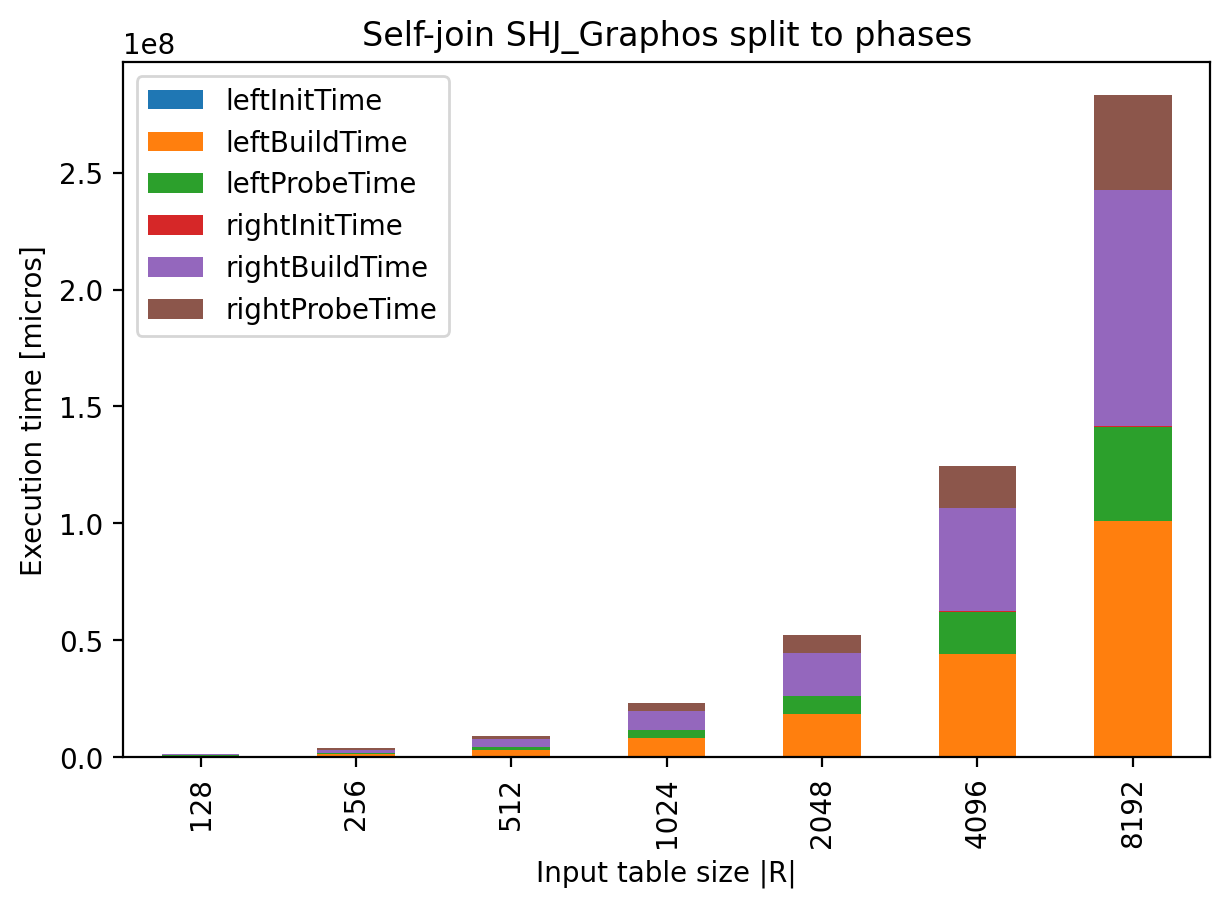

This chart was generated by the following Python code:
#!/usr/bin/python3
import os
import statistics
import subprocess

import numpy as np
import pandas as pd
from matplotlib import pyplot as plt
import seaborn as sns

import commons

import yaml

filename = os.path.basename(__file__)[:-3]
res_file = 'results/' + filename + '.csv'
img_file = 'results/'  + filename + '.png'


def join(algorithm, size, repetitions):
    print('Run self-join ' + algorithm + ' with size = ' + str(size) + ' ' + str(repetitions) + ' times')
    leftInitTimes = []
    leftBuildTimes = []
    leftProbeTimes = []
    rightInitTimes = []
    rightBuildTimes = []
    rightProbeTimes = []
    joinTotalTimes = []

    for i in range(repetitions):
        command = './app -a ' + algorithm + ' -r ' + str(size) + ' -s ' + str(size) + ' --self-join '
        # stdout = ''
        try:
            stdout = subprocess.check_output(command, cwd='../', shell=True, stderr=subprocess.DEVNULL) \
                .decode('utf-8')
        except subprocess.CalledProcessError as e:
            print("App error:\n", e.output)
            print(e.stdout)
            exit()
        print(stdout)
        for line in stdout.splitlines():
            if 'leftInitTime' in line:
                time = int(commons.escape_ansi(line.split(": ", 1)[1]))
                leftInitTimes.append(time)
            elif 'leftBuildTime' in line:
                time = int(commons.escape_ansi(line.split(": ", 1)[1]))
                leftBuildTimes.append(time)
            elif 'leftProbeTime' in line:
                time = int(commons.escape_ansi(line.split(": ", 1)[1]))
                leftProbeTimes.append(time)
            elif 'rightInitTime' in line:
                time = int(commons.escape_ansi(line.split(": ", 1)[1]))
                rightInitTimes.append(time)
            elif 'rightBuildTime' in line:
                time = int(commons.escape_ansi(line.split(": ", 1)[1]))
                rightBuildTimes.append(time)
            elif 'rightProbeTime' in line:
                time = int(commons.escape_ansi(line.split(": ", 1)[1]))
                rightProbeTimes.append(time)

    leftInitTime = statistics.median(leftInitTimes)
    leftBuildTime = statistics.median(leftBuildTimes)
    leftProbeTime = statistics.median(leftProbeTimes)
    rightInitTime = statistics.median(rightInitTimes)
    rightBuildTime = statistics.median(rightBuildTimes)
    rightProbeTime = statistics.median(rightProbeTimes)
    result = str(size) + ',' + str(leftInitTime) + ',' + str(leftBuildTime) + ',' + str(leftProbeTime) \
             + ',' + str(rightInitTime) + ',' + str(rightBuildTime) + ',' + str(rightProbeTime)
    print('Join results: ' + result)
    f = open(res_file, 'a')
    f.write(result + '\n')
    f.close()


def plot():
    df = pd.read_csv(res_file)
    fig = plt.figure(figsize=(5,5))

    df.set_index('size').plot(kind='bar', stacked=True)

    plt.title('Self-join SHJ_Graphos split to phases')
    plt.xlabel('Input table size |R|')
    plt.ylabel('Execution time [micros]')
    plt.legend()

    commons.savefig(img_file)


if __name__ == '__main__':

    with open('../config.yaml', 'r') as file:
        config = yaml.safe_load(file)

    sizes = 256 * (2 ** np.arange(11))

    if config['experiment']:
        if config['compile']:
            commons.remove_file(res_file)
            commons.init_file(res_file, "size,leftInitTime,leftBuildTime,leftProbeTime,rightInitTime,rightBuildTime,rightProbeTime\n")
            commons.compile_app()
        for size in sizes:
            join('SHJ_Graphos', size, config['repetitions'])

    if config['plot']:
        plot()
